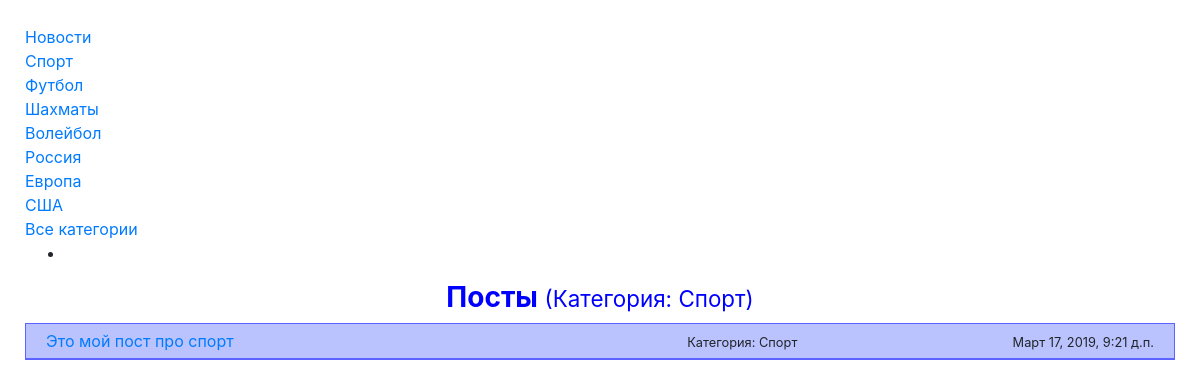
Screenshot of /category/sport/ with the database file from the repository.
### news/models.py (models this page shows, shortened)
class Category(MPTTModel):
    name = models.CharField(verbose_name="Имя", max_length=50)
    slug = models.SlugField(verbose_name="slug", max_length=100)
    amount_for_pagination = models.PositiveIntegerField(verbose_name='Кол. для пагинации', default=20)
    short_post_template = models.CharField(verbose_name='Шаблон для постов short', max_length=100, blank=False,
                                           default='news/short_post__template_default.html')
    detail_post_template = models.CharField(verbose_name='Шаблон для постов detail', max_length=100, blank=False,
                                            default='news/detail_post__template_default.html')
    parent = TreeForeignKey('self', on_delete=models.CASCADE, null=True, blank=True, related_name='children')
    def get_absolute_url(self):
        return reverse('category_posts_list', kwargs={'slug': self.slug})
    class Meta:
        verbose_name = "Категория"
        verbose_name_plural = "Категории"

class Post(models.Model):
    DO_PUBLISH_CHOICES = (
        (True, 'Да'),
        (False, 'Нет'),
    )
    SHOW_POST_CHOICES = (
        (True, 'Для всех'),
        (False, 'Только для зарегистрированных'),
    )
    user = models.ForeignKey(User, verbose_name='Пользователь', on_delete=models.CASCADE, blank=True, null=True)
    title = models.CharField(verbose_name="Заголовок", max_length=100)
    subtitle = models.CharField(verbose_name='Подзаголовок', max_length=100, blank=False, default='')
    text = models.TextField(verbose_name="Текст")
    created_date = models.DateTimeField(verbose_name="Дата создания", auto_now_add=True)
    edited_date = models.DateTimeField(verbose_name="Дата редактирования", blank=False, default=timezone.now)
    published_date = models.DateTimeField(verbose_name="Дата публикации", blank=False, default=timezone.now)
    category = models.ForeignKey(Category, verbose_name="Категория", on_delete=models.SET_NULL, null=True)
    tags = models.ManyToManyField(Tag, verbose_name="Теги")
    slug = models.SlugField(verbose_name="slug", max_length=100, blank=False, default="")
    image_main = models.ImageField(verbose_name='Главное изображение', blank=True)
    do_publish = models.BooleanField(verbose_name='Опубликовать', choices=DO_PUBLISH_CHOICES, blank=False, default=True)
    show_for_all = models.BooleanField(verbose_name='Показывать для всех', choices=SHOW_POST_CHOICES, blank=False,
                                       default=True)
    template = models.CharField(verbose_name='Используемый шаблон', max_length=100, blank=False,
                                default='post_template_default.html')
    def get_absolute_url(self):
        return reverse('post_detail', kwargs={'slug': self.slug})
    class Meta:
        verbose_name = "Пост"
        verbose_name_plural = "Посты"
        ordering = ["-created_date"]

### news/views.py (the view)
# urls.py: path("", PostList.as_view(), name="posts_list"),
class PostList(ListView):
    model = Post
    context_object_name = 'posts'
    template_name = 'news/short_post_list.html'
    def get_queryset(self):
        category_slug = self.kwargs.get('slug')
        if category_slug is not None:
            qs = self.model.objects.filter(category__slug=category_slug)
            if qs.exists():
                self.paginate_by = qs.first().category.amount_for_pagination
                qs = qs.filter(
                    do_publish=True,
                    published_date__date__lte=datetime.now(),
                )
                if not self.request.user.is_authenticated:
                    qs = qs.filter(show_for_all=True)
        else:
            qs = self.model.objects.all()
            self.paginate_by = 20
        return qs
    def get_context_data(self, *, object_list=None, **kwargs):
        context = super(PostList, self).get_context_data(**kwargs)
        category_slug = self.kwargs.get('slug')
        if category_slug is None:
            context['what_category'] = 'Все категории'
        else:
            context['what_category'] = Category.objects.filter(slug=category_slug).first().name
        return context

### news/context_processors.py (called while the page is built)
def contextprocessor_categories_all(request):
    return {'contextprocessor_categories_all': Category.objects.all()}

### news/templatetags/category_list_tag.py (called while the page is built)
@register.inclusion_tag('news/category_list.html')
def category_list_tag():
    return {'category_list': Category.objects.all()}

### news/templatetags/post_short_tag.py (called while the page is built)
@register.inclusion_tag('news/base_tag.html')
def post_short_tag(this_post, this_template='news/short_post__template_default.html'):
    return {
        'this_template': this_template,
        'this_post': this_post,
    }

### templates/news/short_post_list.html (shortened to what this page needs)
{% extends 'base.html' %}
{% load mptt_tags %}
{% load post_short_tag %}
{% block content %}
    {% if contextprocessor_categories_all %}
        <ul class="root">
            {% recursetree contextprocessor_categories_all %}
                <li>
                </li>
            {% endrecursetree %}
        </ul>
    {% endif %}
    <div class="h3 text-center font-weight-bold" style="color: blue">Посты <span class="small"> (Категория: {{ what_category }})</span> </div>
    {% for post in posts %}
        {% post_short_tag this_post=post this_template=post.category.short_post_template %}
    {% endfor %}
{% endblock content %}

### templates/news/category_list.html
{% for category in category_list %}
    <a href={{ category.get_absolute_url }}>{{ category.name }}</a> <br>
{% endfor %}
<a href={% url 'posts_list' %}>Все категории</a> <br>

### templates/news/short_post__template_sport.html
<div class="container-fluid" style="background-color: #bbc3ff; border: 1px double #5d63ff; ">
    <div class="row" style="border-bottom: solid 1px #5d63ff; padding: 5px">
        <div class="col">
            <a href={{ this_post.get_absolute_url }}>{{ this_post.title }}</a>
        </div>
        <div class="col text-center">
            <span class="small">Категория: {{ this_post.category.name }}</span>
        </div>
        <div class="col-2 text-right">
            <span class="small">{{ this_post.created_date }}</span>
        </div>
    </div>
</div>
<br>

### rows the page displays
Category: name "Новости"
Category: name "Спорт"
Category: name "Футбол"
Category: name "Шахматы"
Category: name "Волейбол"
Category: name "Россия"
Category: name "Европа"
Category: name "США"
Post: title "Это мой пост про спорт", category.name "Спорт", created_date "Март 17, 2019, 9:21 д.п."
